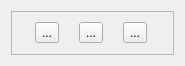
<?xml version="1.0" encoding="UTF-8"?>
<ui version="4.0">
 <class>Form</class>
 <widget class="QWidget" name="Form">
  <property name="geometry">
   <rect>
    <x>0</x>
    <y>0</y>
    <width>185</width>
    <height>66</height>
   </rect>
  </property>
  <property name="windowTitle">
   <string>Form</string>
  </property>
  <layout class="QGridLayout" name="gridLayout">
   <item row="0" column="0">
    <widget class="QFrame" name="mpd_frame">
     <property name="frameShape">
      <enum>QFrame::StyledPanel</enum>
     </property>
     <property name="frameShadow">
      <enum>QFrame::Raised</enum>
     </property>
     <layout class="QGridLayout" name="gridLayout_2">
      <item row="0" column="0">
       <widget class="QToolButton" name="backwardButton">
        <property name="text">
         <string>...</string>
        </property>
        <property name="icon">
         <iconset theme="media-skip-backward"/>
        </property>
        <property name="iconSize">
         <size>
          <width>32</width>
          <height>32</height>
         </size>
        </property>
       </widget>
      </item>
      <item row="0" column="1">
       <widget class="QToolButton" name="playButton">
        <property name="text">
         <string>...</string>
        </property>
        <property name="icon">
         <iconset theme="media-playback-start"/>
        </property>
        <property name="iconSize">
         <size>
          <width>32</width>
          <height>32</height>
         </size>
        </property>
       </widget>
      </item>
      <item row="0" column="2">
       <widget class="QToolButton" name="forwardButton">
        <property name="text">
         <string>...</string>
        </property>
        <property name="icon">
         <iconset theme="media-skip-forward"/>
        </property>
        <property name="iconSize">
         <size>
          <width>32</width>
          <height>32</height>
         </size>
        </property>
       </widget>
      </item>
     </layout>
    </widget>
   </item>
  </layout>
 </widget>
 <resources/>
 <connections/>
</ui>
